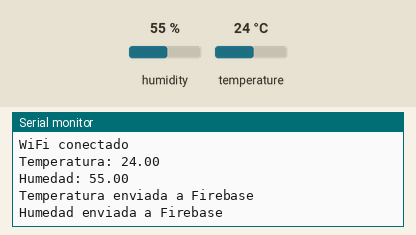
Recording of a sketch running on a simulated ESP32. Parts: the last lines printed to the serial monitor. The test bench sets the inputs (shaded band); at power-on: humidity 55 %, temperature 24 °C. WiFi joins after 1.5 s; servers stay silent unless stated.

Above: at 2.7 s.
2.8 s: humidity set to 22 %
At 6.98 s:
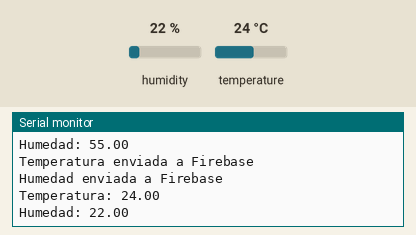
8.7 s: temperature set to 12 °C
At 12.45 s:
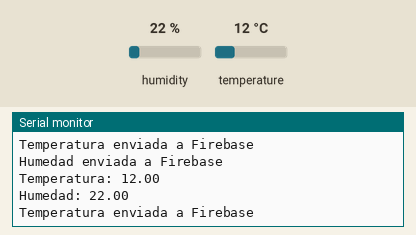
14.6 s: humidity set to 40 %
At 18.4 s:
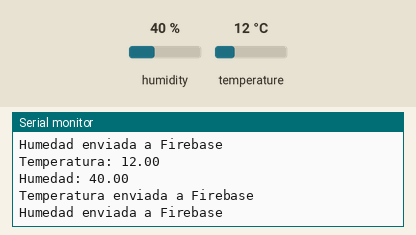
Timing chart, 0 to 19.9 s (numbered marks = the images above; inputs shaded):
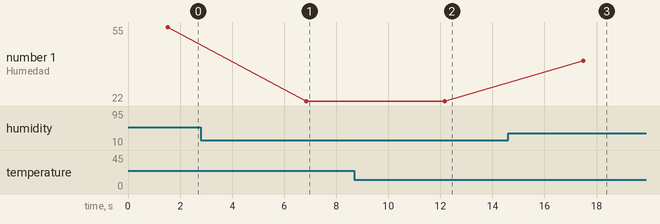

The sketch:

datos_temperatura_y_humedad.ino
```cpp
#include <WiFi.h>
#include <FirebaseESP32.h>
#include <DHT.h>
//Descomentar y agregar la red wifi y la contraseña
#define WIFI_SSID "Red_Wifi"
#define WIFI_PASSWORD "Contraseña"

// Ingresar crendeciales de la base de datos (URL y La clav de autenticación de firebase)
// Configuración de Firebase
#define FIREBASE_HOST "URL" // URL de tu base de datos
#define FIREBASE_AUTH "CLAVE" // Tu clave de autenticación


// Pines y configuración del sensor DHT11
#define DHTPIN 32
#define DHTTYPE DHT11
DHT dht11(DHTPIN, DHTTYPE);

// Objeto de Firebase
FirebaseData firebaseData;

void setup() {
  Serial.begin(115200);

  // Conexión WiFi
  WiFi.begin(WIFI_SSID, WIFI_PASSWORD);
  Serial.print("Conectando a WiFi");
  while (WiFi.status() != WL_CONNECTED) {
    delay(500);
    Serial.print(".");
  }
  Serial.println("\nWiFi conectado");

  // Conexión a Firebase
  Firebase.begin(FIREBASE_HOST, FIREBASE_AUTH);
  Firebase.reconnectWiFi(true);

  // Inicializar el sensor DHT
  dht11.begin();
}

void loop() {
  // Leer temperatura y humedad
  float temperature = dht11.readTemperature();
  float humidity = dht11.readHumidity();

  // Mostrar en el monitor serie
  Serial.print("Temperatura: ");
  Serial.println(temperature);
  Serial.print("Humedad: ");
  Serial.println(humidity);

  // Enviar datos a Firebase
  if (Firebase.pushFloat(firebaseData, "/sensores/temperatura", temperature)) {
    Serial.println("Temperatura enviada a Firebase");
  } else {
    Serial.print("Error al enviar temperatura: ");
    Serial.println(firebaseData.errorReason());
  }

  if (Firebase.pushFloat(firebaseData, "/sensores/humedad", humidity)) {
    Serial.println("Humedad enviada a Firebase");
  } else {
    Serial.print("Error al enviar humedad: ");
    Serial.println(firebaseData.errorReason());
  }

  // Esperar antes de la siguiente lectura
  delay(5000);  // 5 segundos
}
```

Measured:
- after the input at 2.8 s, the serial monitor: prints a new line after 4.0 s (image 1)
- after the input at 8.7 s, the serial monitor: prints a new line after 3.5 s (image 2)
- after the input at 14.6 s, the serial monitor: prints a new line after 2.9 s (image 3)
- plotted number 1: 55 → 22 after the input at 2.8 s, 22 → 40 after the input at 14.6 s
